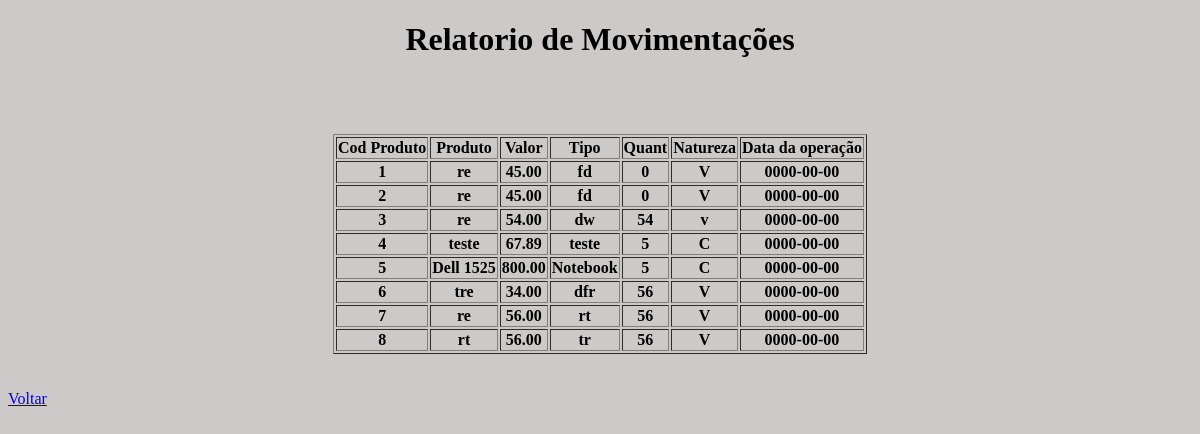
Screenshot of /movimentacao.php with the database file from the repository.
### tables this page shows
CREATE TABLE IF NOT EXISTS `produtos` (
  `ProdId` int(11) NOT NULL AUTO_INCREMENT,
  `ProdNome` varchar(15) NOT NULL,
  `ProdValor` float(10,2) NOT NULL,
  `ProdTipo` varchar(15) NOT NULL,
  `ProdQnt` int(11) NOT NULL,
  `ProdNatureza` varchar(1) NOT NULL,
  `ProdData` date NOT NULL,
  PRIMARY KEY (`ProdId`)
);

### movimentacao.php (the view, shortened to what this page needs)
<!DOCTYPE html>
<html lang="pt-br">
<head>
<link rel="stylesheet" type="text/css" href="_css/estilo.css"/>
</head>
<Body>
<div>
<topo><H1>Relatorio de Movimentações</H1></topo>
<center>
<?php
include_once ('config/conexao.php');
echo "<table border=1>";
echo "<tr>";
echo "<th>Cod Produto</th>";
echo "<th>Produto</th>";
echo "<th>Valor</th>";
echo "<th>Tipo</th>";
echo "<th>Quant</th>";
echo "<th>Natureza</th>";
echo "<th>Data da operação</th>";
echo "</tr>";
$sql = "select*from produtos";
$resultado = mysqli_query($conexao, $sql) or die ("Erro ao acesar o Banco de Dados");
while ($registro = mysqli_fetch_array($resultado)){
	$cod = $registro['ProdId'];
	$nome = $registro['ProdNome'];
	$valor = $registro['ProdValor'];
	$tipo = $registro['ProdTipo'];
	$qnt = $registro['ProdQnt'];
	$natureza = $registro['ProdNatureza'];
	$data = $registro['ProdData'];
	echo "<tr>";
	echo "<th>$cod</th>";
	echo "<th>$nome</th>";
	echo "<th>$valor</th>";
	echo "<th>$tipo</th>";
	echo "<th>$qnt</th>";
	echo "<th>$natureza</th>";
	echo "<th>$data</th>";
	echo "</tr>";
}
echo "</table>";
?>
</center>
<a href="index.php">Voltar</a>
</div>
</body>
</html>

### _css/estilo.css (style rules this page uses)
body { background-color: #CDC9C9; }
topo { font-weight: bolder; text-align: center; }

### rows the page displays
produtos: ProdId "1", ProdNome "re", ProdValor "45.00", ProdTipo "fd", ProdQnt "0", ProdNatureza "V", ProdData "0000-00-00"
produtos: ProdId "2", ProdNome "re", ProdValor "45.00", ProdTipo "fd", ProdQnt "0", ProdNatureza "V", ProdData "0000-00-00"
produtos: ProdId "3", ProdNome "re", ProdValor "54.00", ProdTipo "dw", ProdQnt "54", ProdNatureza "v", ProdData "0000-00-00"
produtos: ProdId "4", ProdNome "teste", ProdValor "67.89", ProdTipo "teste", ProdQnt "5", ProdNatureza "C", ProdData "0000-00-00"
produtos: ProdId "5", ProdNome "Dell 1525", ProdValor "800.00", ProdTipo "Notebook", ProdQnt "5", ProdNatureza "C", ProdData "0000-00-00"
produtos: ProdId "6", ProdNome "tre", ProdValor "34.00", ProdTipo "dfr", ProdQnt "56", ProdNatureza "V", ProdData "0000-00-00"
produtos: ProdId "7", ProdNome "re", ProdValor "56.00", ProdTipo "rt", ProdQnt "56", ProdNatureza "V", ProdData "0000-00-00"
produtos: ProdId "8", ProdNome "rt", ProdValor "56.00", ProdTipo "tr", ProdQnt "56", ProdNatureza "V", ProdData "0000-00-00"
